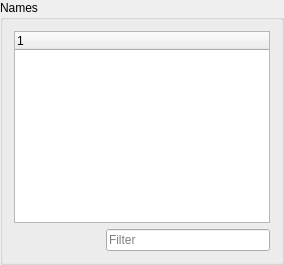
              <widget class="QGroupBox" name="groupBox">
               <property name="title">
                <string>Names</string>
               </property>
               <layout class="QVBoxLayout" name="verticalLayout_8">
                <item>
                 <widget class="characterTreeView" name="lstCharacters">
                  <property name="horizontalScrollBarPolicy">
                   <enum>Qt::ScrollBarAlwaysOff</enum>
                  </property>
                  <property name="dragEnabled">
                   <bool>true</bool>
                  </property>
                  <column>
                   <property name="text">
                    <string notr="true">1</string>
                   </property>
                  </column>
                 </widget>
                </item>
                <item>
                 <layout class="QHBoxLayout" name="horizontalLayout_14">
                  <item>
                   <widget class="QPushButton" name="btnAddPerso">
                    <property name="text">
                     <string/>
                    </property>
                    <property name="icon">
                     <iconset theme="list-add">
                      <normaloff>.</normaloff>.</iconset>
                    </property>
                    <property name="flat">
                     <bool>true</bool>
                    </property>
                   </widget>
                  </item>
                  <item>
                   <widget class="QPushButton" name="btnRmPerso">
                    <property name="text">
                     <string/>
                    </property>
                    <property name="icon">
                     <iconset theme="list-remove">
                      <normaloff>.</normaloff>.</iconset>
                    </property>
                    <property name="flat">
                     <bool>true</bool>
                    </property>
                   </widget>
                  </item>
                  <item>
                   <widget class="QLineEdit" name="txtPersosFilter">
                    <property name="placeholderText">
                     <string>Filter</string>
                    </property>
                    <property name="clearButtonEnabled">
                     <bool>true</bool>
                    </property>
                   </widget>
                  </item>
                 </layout>
                </item>
               </layout>
              </widget>
